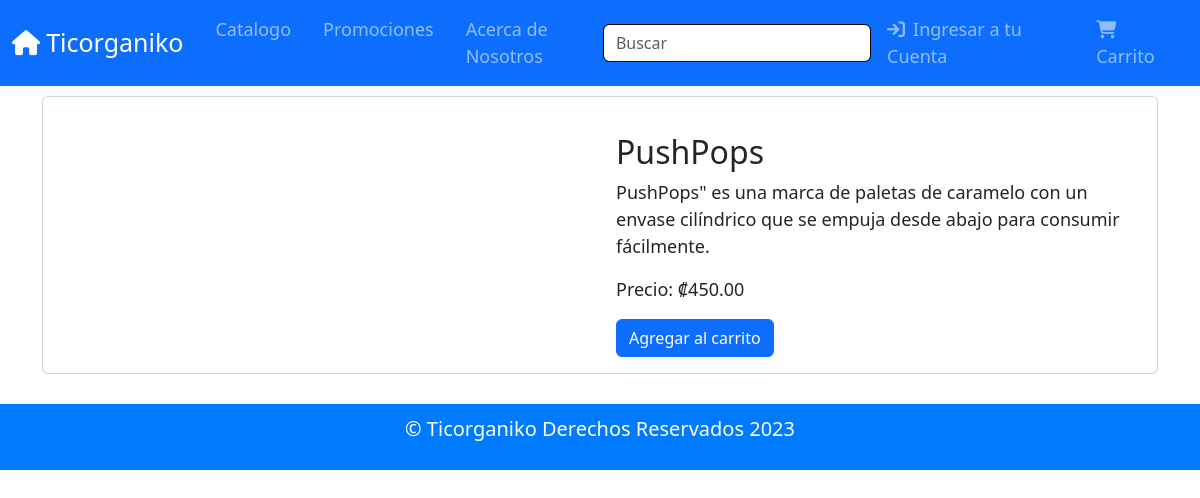
The page /infoProducto.php?id_producto=1 on the database as committed earlier.
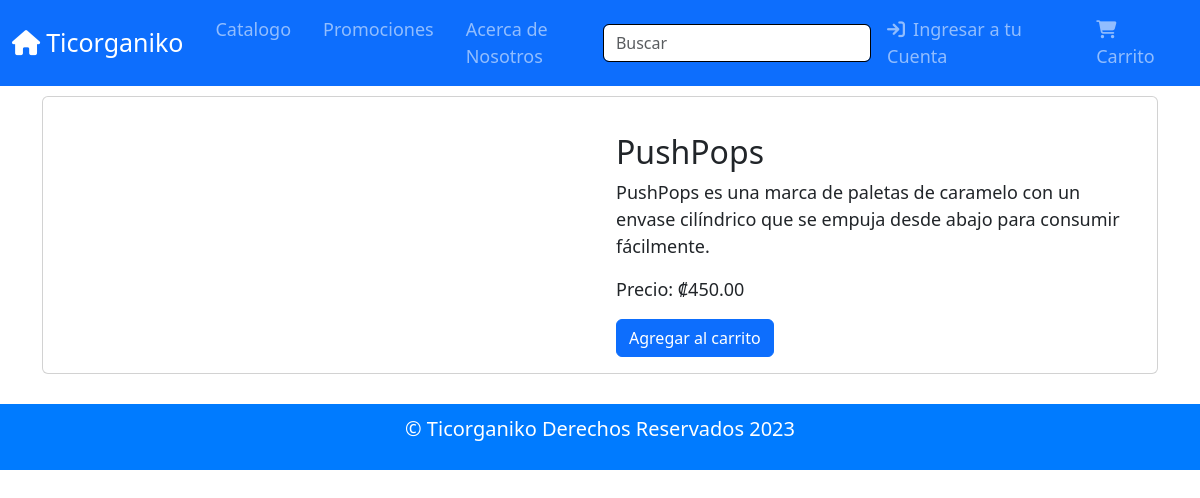
The same page on the database as committed later.
### tables this page shows
CREATE TABLE productos (
  id_producto INT NOT NULL AUTO_INCREMENT,
  nombreProducto VARCHAR(30) NOT NULL,
  descripcion VARCHAR(350) NOT NULL,
  id_categoria INT NOT NULL,
  precio DECIMAL(10, 2) NOT NULL,
  codigo VARCHAR(6) NOT NULL,
  promocion DECIMAL(10, 2),
  activo BOOLEAN,
  ruta_imagen VARCHAR(1024),
  PRIMARY KEY (id_producto),
  FOREIGN KEY (id_categoria) REFERENCES categorias(id_categoria)
);

### infoProducto.php (the view, shortened to what this page needs)
<?php
include_once "plantilla.php";
$id_producto = isset($_GET['id_producto']) ? $_GET['id_producto'] : '';
$query = "SELECT * FROM productos WHERE id_producto = $id_producto";
$resultado = mysqli_query($conn, $query);
$detalles_producto = mysqli_fetch_assoc($resultado);
?>
<!DOCTYPE html>
<html xmlns="http://www.w3.org/1999/xhtml">
<head>
    <link rel="stylesheet" href="css/estilos.css">
    <link href="https://cdn.jsdelivr.net/npm/bootstrap@5.3.3/dist/css/bootstrap.min.css" rel="stylesheet">
</head>
<body>
    <?php
    MostrarNavbar();
    ?>
<section>
    <div class="container" style="margin-top: 10px;">
        <div class="card">
            <div class="row g-0">
                <div class="col-md-6">
                </div>
                <div class="col-md-6">
                    <div class="card-body">
                        <h2 class="card-title"><?php echo $detalles_producto['nombreProducto']; ?></h2>
                        <p class="card-text"><?php echo $detalles_producto['descripcion']; ?></p>
                        <p class="card-text">Precio: ₡<?php echo number_format($detalles_producto['precio'], 2); ?></p>
                        <form action="agregar_al_carrito.php" method="post">
                            <input type="submit" class="btn btn-primary" value="Agregar al carrito">
                        </form>
                    </div>
                </div>
            </div>
        </div>
    </div>
</section>
    <?php
    MostrarFooter();
    ?>
</body>
</html>

### plantilla.php (shortened to what this page needs)
<?php
function MostrarNavbar()
{
    include "conexion.php";
    ?>
<header class="header">
    <link rel="stylesheet" href="css/estilos.css">
    <link href="https://cdn.jsdelivr.net/npm/bootstrap@5.3.3/dist/css/bootstrap.min.css" rel="stylesheet">
    <nav class="navbar navbar-expand-sm navbar-dark py-2 bg-primary p-0">
        <div class="container" style="max-width: 1360px;">
            <a href="index.php" class="navbar-brand" style="font-size: 25px"><i
                    class="fa-solid fa-house"></i>Ticorganiko</a>
            <div class="collapse navbar-collapse justify-content-between" id="navbarCollapse">
                <ul class="navbar-nav">
                    <li class="nav-item px-2"><a class="nav-link" href="categoriasPanel.php">Catalogo</a></li>
                    <li class="nav-item px-2"><a class="nav-link" href="promocionesPanel.php">Promociones</a></li>
                    <li class="nav-item px-2"><a class="nav-link" href="contactoPanel.php">Acerca de Nosotros</a></li>
                </ul>
                <form class="form-inline">
                    <div class="input-group">
                        <input class="form-control mr-sm-2" type="text" class="form-control" id="busqueda"
                            name="busqueda" style="border: 1px solid #000000;" placeholder="Buscar" />
                    </div>
                </form>
                <ul class="navbar-nav">
                    <?php
                        if (isset($_SESSION["username"])) {
                            $username = $_SESSION["username"];
                            $query = "SELECT nombre FROM rol WHERE id_cliente = (SELECT id_cliente FROM cliente WHERE username = '$username')";
                            $result = mysqli_query($conn, $query);
                            if ($result) {
                                $row = mysqli_fetch_assoc($result);
                                $userRole = $row["nombre"];
                                if ($userRole == "ROLE_USER" || $userRole == "ROLE_ADMIN") {
                                    echo '
                                    <li class="nav-item dropdown">
                                        <a class="nav-link dropdown-toggle"
                                           data-bs-toggle="dropdown"
                                           href="#"
                                           role="button"
                                           aria-expanded="false">' . $_SESSION["username"] . '</a>
                                        <ul class="dropdown-menu dropdown-menu-dark">
                                            <li><a class="dropdown-item" href="perfilPanel.php" style="font-size: 15px;">Ver Perfil</a></li>
                                            <li><hr class="dropdown-divider"></li>
                                            <form method="post" action="ProcesosLR.php">
                                                <input type="hidden" name="action" value="CerrarSesion">
                                                <li><button type="submit" class="dropdown-item" style="font-size: 15px;">Cerrar Sesion</button></li>
                                            </form>
                                        </ul>
                                    </li>
                                    <li class="nav-item px-2">
                                        <a class="nav-link" href="carritoPanel.php">
                                            <i class="fa-solid fa-cart-shopping"></i>Carrito</a>
                                    </li>';
                                }
                                if ($userRole == "ROLE_ADMIN") {
                                    echo '<li class="nav-item px-2">
                                            <a class="nav-link" href="reporteUsuarios.php">Administrar</a>
                                          </li>';
                                }
                            } else {
                                echo "Error al obtener el rol del usuario";
                            }
                        } else {
                            echo '
                            <li class="nav-item px-2">
                                <a class="nav-link" href="loginPanel.php">
                                    <i class="fa-solid fa-arrow-right-to-bracket"></i>Ingresar a tu Cuenta
                                </a>
                            </li>
                            <li class="nav-item px-2">
                                <a class="nav-link" href="loginPanel.php">
                                    <i class="fa-solid fa-cart-shopping"></i>Carrito</a>
                            </li>';
                        }
                        ?>
                </ul>
            </div>
        </div>
    </nav>
</header>
<?php
    $output = ob_get_clean();
    echo $output;
}
function MostrarFooter()
{
    ?>
<footer class="footerPlantilla" id="footerPlantilla">
    <div class="container">
        <div class="row">
            <div class="col">
                <p class="lead text-center">
                    &copy; Ticorganiko Derechos Reservados 2023
                </p>
            </div>
        </div>
    </div>
</footer>
<?php
    $output = ob_get_clean();
    echo $output;
}
    ?>

### css/estilos.css (style rules this page uses)
.fa-house { margin-right: 6px; }
.fa-arrow-right-to-bracket { margin-right: 8px; }
.fa-cart-shopping { margin-right: 8px; }
.form-inline { width: 30%; }
.header { background-color: #007BFF; padding: 0px 0; }
.navbar-brand { font-size: 24px; }
.navbar-nav .nav-item a { font-size: 18px; }
#footerPlantilla { background-color: #007BFF; color: #fff; padding: 10px 0; margin-top: 30px; }
.card { text-align: left; font-size: 18px; }
.col-md-6 { max-width: 440px; margin-left: 0px; }
.col-md-6 { padding-top: 20px; }

Rows that differ between the two databases and show on the page:
changed productos "PushPops": descripcion "PushPops\" es una marca de paletas de caramelo con un envase cilíndrico que se empuja desde abajo para consumir fácilmente." → "PushPops es una marca de paletas de caramelo con un envase cilíndrico que se empuja desde abajo para consumir fácilmente."
